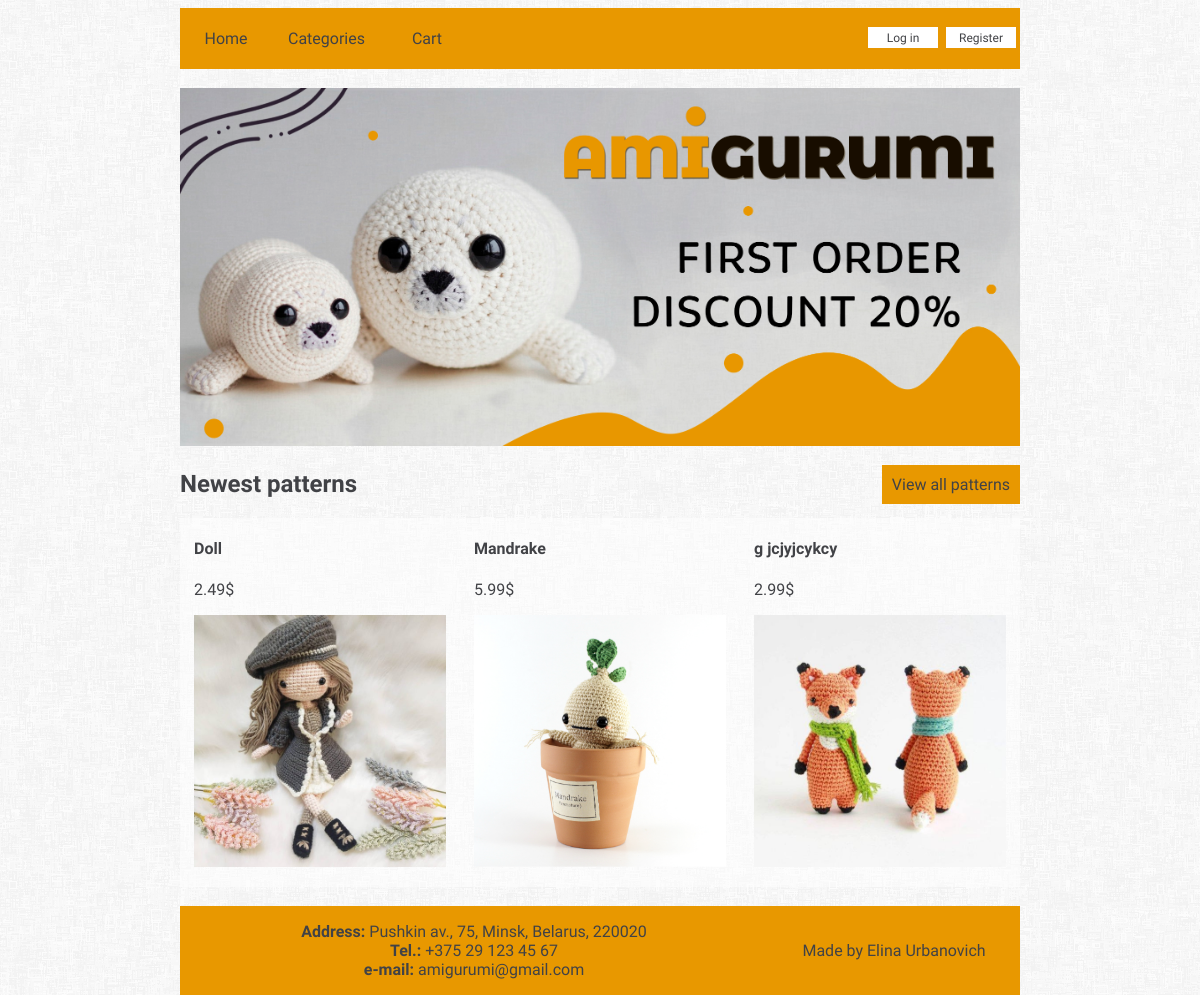
Before: / with the older database file.
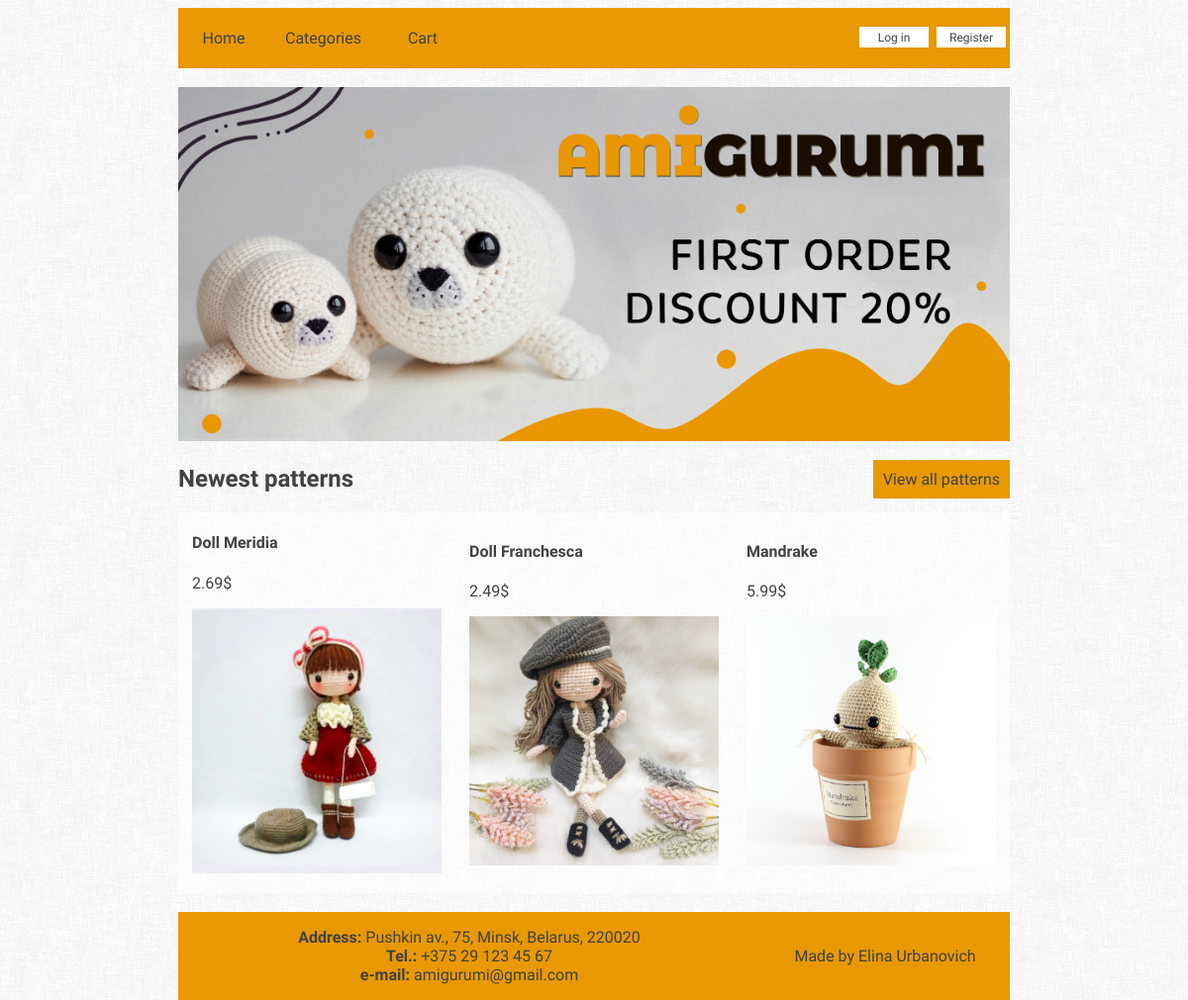
After: the same page with the newer database file.
### ShopApp/models.py (models this page shows, shortened)
class Item(models.Model):
    category = models.ForeignKey(Category, on_delete=models.CASCADE)
    name = models.CharField(max_length=255, blank=False)
    description = models.TextField(blank=False)
    image = models.ImageField(upload_to='images/')
    price = models.DecimalField(max_digits=4, decimal_places=2)
    in_stock = models.BooleanField(default=True)
    added = models.DateTimeField(auto_now_add=True)

### ShopApp/views.py (the view)
# urls.py: 2. Add a URL to urlpatterns:  path('', views.home, name='home')
def home(request):
    items = Item.objects.all().order_by('-added')[:3]
    return render(request, 'home.html', {'items':items})

### ShopApp/views.py (called while the page is built)
def categories(request):
    return {'categories': Category.objects.all()}

### ShopApp/templates/home.html
{% extends 'base.html' %}
{% load static %}
{% block content %}
    <img width=100% src="{% static "ShopApp/images/banner1.jpg" %}">
    <div class="new_patterns">
        <h2>Newest patterns</h2>
        <a href="{% url 'all' %}">View all patterns</a>
    </div>
    <div class="patterns">
    {% for item in items %}
        <div>
            <a href="{% url 'item' item.id %}">
                <h4>{{ item.name }}</h4>
                <p>{{ item.price }}$<p>
                <img width=100% src={{ item.image.url }}>
            </a>
        </div>
    {% endfor %}
    </div>
{% endblock content %}

### ShopApp/templates/base.html (shortened to what this page needs)
{% load static %}
<!DOCTYPE html>
<html>
    <head>
        <link rel="stylesheet" href="{% static 'ShopApp/styles/styles.css' %}">
    </head>
    <body>
        <header>
            <div id="navigation_bar">
                <ul class="navbar">
                    <li>
                        <a href="{% url 'home' %}">Home</a>
                    </li>
                    <li class="dropdown">
                        <a href="{% url 'all' %}" class="dropbtn">Categories</a>
                    </li>
                    <li>
                        <a id ="cart" href="/cart">Cart</a>
                    </li>
                    <li class="navbar_login" style="float:right">
                        <div class="login">
                            {% if user.is_authenticated %}
                                <div>
                                    <a href="/profile">Hello, {{ user.get_username }}!</a>
                                </div>
                                <div class="logelem">
                                    <a href="{% url 'logout' %}?next=/home/">Log out</a>
                                </div>
                            {% else %}
                                <div class="logelem">
                                    <a href="{% url 'login' %}?next=/home/">Log in</a>
                                </div>
                                <div class="logelem">
                                    <a href="{% url 'register' %}">Register</a>
                                </div>
                            {% endif %}
                        </div>
                    </li>
                </ul>
            </div>
        </header>
        <br>
        <div id="content">
            {% block content %}
            {% endblock content %}
        </div>
        <br>
        <div class="footer">
            <div id="left">
                <p>
                    <b>Address:</b> Pushkin av., 75, Minsk, Belarus, 220020
                    <br>
                    <b>Tel.:</b> +375 29 123 45 67
                    <br>
                    <b>e-mail:</b> amigurumi@gmail.com
                </p>
            </div>
            <div id="right">
                <p>Made by Elina Urbanovich</p>
            </div>
        </div>
    </body>
</html>

### ShopApp/static/ShopApp/styles/styles.css (style rules this page uses)
html { height: 100%; }
body { display: flex; flex-direction: column; height: 100%; }
header { flex: 0 0 auto; }
#content { flex: 1 0 auto; }
.footer { flex: 0 0 auto; }
body { font-family: 'Josefin Sans', sans-serif; color: #414246; margin-left: 15%; margin-right: 15%; background-image: url("/static/ShopApp/images/background34.png"); }
ul { list-style-type: none; margin: 0; padding: 0; overflow: hidden; background-color: #e89800; }
li { float: left; }
li a, .dropbtn { display: block; color: #414246; text-align: center; padding: 21px 16px; text-decoration: none; min-width: 60px; }
li.dropdown { display: inline-block; }
.new_patterns { display: flex; flex-wrap: nowrap; width: 100%; justify-content: space-between; align-items: center; }
.new_patterns h2 { float: left; width: 70%; text-align: left; }
.new_patterns a { background-color: #e89800; text-align: right; text-decoration: none; padding: 10px 10px; color: #414246; }
.patterns { display: flex; flex-wrap: wrap; width: 100%; justify-content: space-around; align-items: center; background-color: rgba(255, 255, 255, 0.5); }
.patterns div { width: 30%; }
.footer { position: relative; bottom: 0px; right: 0px; width: 100%; color: #414246; text-align: right; }
.login { display: flex; flex-wrap: nowrap; justify-content: flex-end; align-items: center; height: 58px; }
.logelem { display: inline-block; }
.logelem a:link, .logelem a:visited { background-color: white; color: #414246; border: 2px solid #e89700; padding: 3px 5px; padding-top: 4px; margin: 2px; text-align: center; text-decoration: none; font-size: 12px; }
.patterns a:link, .patterns a:visited { text-decoration: none; color: #414246; }
.footer { display: flex; flex-wrap: nowrap; align-items: center; background-color: #e89800; }
#left { width: 70%; display: inline-block; text-align: center; }
#right { width: 30%; display: inline-block; text-align: center; }

Changed rows visible on the page:
no longer on this page (row edited): Item: name "g jcjyjcykcy", price "2.99", image (picture)
added Item: name "Doll Meridia", price "2.69", image (picture)
changed Item: name "Doll" → "Doll Franchesca"
